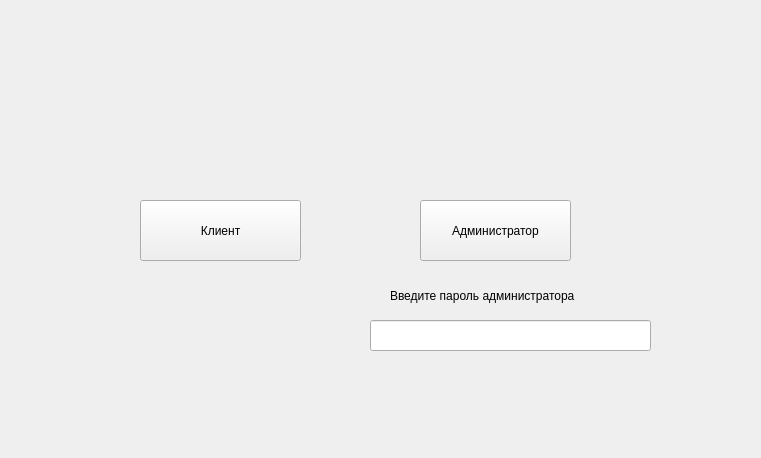
<?xml version="1.0" encoding="UTF-8"?>
<ui version="4.0">
 <class>roles</class>
 <widget class="QWidget" name="roles">
  <property name="geometry">
   <rect>
    <x>0</x>
    <y>0</y>
    <width>761</width>
    <height>458</height>
   </rect>
  </property>
  <property name="windowTitle">
   <string>Form</string>
  </property>
  <widget class="QPushButton" name="pushButton_admin">
   <property name="geometry">
    <rect>
     <x>420</x>
     <y>200</y>
     <width>151</width>
     <height>61</height>
    </rect>
   </property>
   <property name="text">
    <string>Администратор</string>
   </property>
  </widget>
  <widget class="QPushButton" name="pushButton_client">
   <property name="geometry">
    <rect>
     <x>140</x>
     <y>200</y>
     <width>161</width>
     <height>61</height>
    </rect>
   </property>
   <property name="text">
    <string>Клиент</string>
   </property>
  </widget>
  <widget class="QLineEdit" name="lineEdit_password">
   <property name="geometry">
    <rect>
     <x>370</x>
     <y>320</y>
     <width>281</width>
     <height>31</height>
    </rect>
   </property>
  </widget>
  <widget class="QLabel" name="label">
   <property name="geometry">
    <rect>
     <x>390</x>
     <y>280</y>
     <width>271</width>
     <height>31</height>
    </rect>
   </property>
   <property name="text">
    <string>Введите пароль администратора</string>
   </property>
  </widget>
 </widget>
 <resources/>
 <connections/>
</ui>
